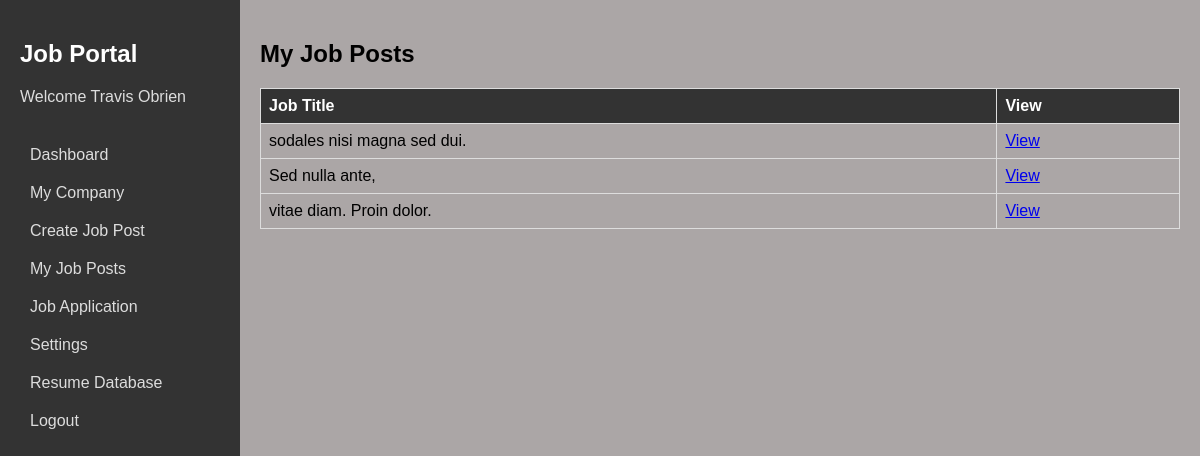
The app's page /company/companypage_myjobpost.php (signed in) with its own data.
### tables this page shows
CREATE TABLE `company` (
  `id_company` int(11) NOT NULL,
  `name` varchar(255) NOT NULL,
  `companyname` varchar(255) NOT NULL,
  `country` varchar(255) NOT NULL,
  `state` varchar(255) NOT NULL,
  `city` varchar(255) NOT NULL,
  `contactno` varchar(255) NOT NULL,
  `website` varchar(255) NOT NULL,
  `email` varchar(255) NOT NULL,
  `password` varchar(255) NOT NULL,
  `aboutme` varchar(255) DEFAULT NULL,
  `logo` varchar(255) NOT NULL,
  `createdAt` timestamp NOT NULL DEFAULT current_timestamp(),
  `active` int(11) NOT NULL DEFAULT 2
);

CREATE TABLE `job_post` (
  `id_jobpost` int(11) NOT NULL,
  `id_company` int(11) NOT NULL,
  `jobtitle` varchar(255) NOT NULL,
  `description` text NOT NULL,
  `minimumsalary` varchar(255) NOT NULL,
  `maximumsalary` varchar(255) NOT NULL,
  `experience` varchar(255) NOT NULL,
  `qualification` varchar(255) NOT NULL,
  `createdat` timestamp NOT NULL DEFAULT current_timestamp()
);

### company/companypage_myjobpost.php (the view, shortened to what this page needs)
<?php
include '../config.php';
$id_company = $_SESSION['id_company'];
$sql = "SELECT * FROM company WHERE id_company = '$id_company'";
$result = $conn->query($sql);
if ($result->num_rows > 0) {
    $companyDetails = $result->fetch_assoc();
}
$jobPostsSql = "SELECT * FROM job_post WHERE id_company = '$id_company'";
$jobPostsResult = $conn->query($jobPostsSql);
?>
<!DOCTYPE html>
<html lang="en">
<head>
</head>
<body>
<nav>
<h1>Job Portal</h1>
    <p>Welcome <?php echo $companyDetails['name']; ?></p>
    <a href="companypage.php">Dashboard</a>
    <a href="companypage_mycompany.php">My Company</a>
    <a href="companypage_createjobpost.php">Create Job Post</a>
    <a href="companypage_myjobpost.php">My Job Posts</a>
    <a href="companypage_jobapplication.php">Job Application</a>
    <a href="companypage_settings.php">Settings</a>
    <a href="companypage_resumedatabase.php">Resume Database</a>
    <a href="companypage_logout.php">Logout</a>
</nav>
<div class="content">
    <div class="job-posts">
        <h2>My Job Posts</h2>
        <table>
            <thead>
                <tr>
                    <th>Job Title</th>
                    <th>View</th>
                </tr>
            </thead>
            <tbody>
                <?php
                while ($row = $jobPostsResult->fetch_assoc()) {
                    echo "<tr>";
                    echo "<td>{$row['jobtitle']}</td>";
                    echo "<td><a href='#'>View</a></td>";
                    echo "</tr>";
                }
                ?>
            </tbody>
        </table>
    </div>
</div>
</body>
</html>

### company/companypage_myjobpost.php (style rules this page uses)
body { font-family: 'Arial', sans-serif; margin: 0; padding: 0; display: flex; background-color: #aba6a6; }
nav { width: 20%; background-color: #333; color: #fff; padding: 20px; box-sizing: border-box; position: fixed; height: 100%; overflow: auto; }
nav h1 { color: #fff; margin-bottom: 20px; }
nav p { color: #ddd; margin-bottom: 30px; }
nav a { display: block; color: #ddd; text-decoration: none; padding: 10px; transition: background-color 0.3s; }
.content { flex: 1; padding: 20px; box-sizing: border-box; margin-left: 20%; }
h1 { color: #333; }
p { color: #555; }
body { margin: 0; font-family: 'Arial', sans-serif; }
.job-posts { margin-top: 20px; }
.job-posts table { width: 100%; border-collapse: collapse; margin-top: 10px; }
.job-posts th, .job-posts td { border: 1px solid #ddd; padding: 8px; text-align: left; }
.job-posts th { background-color: #333; color: #fff; }

### records on screen
company: name "Travis Obrien"
job_post: jobtitle "sodales nisi magna sed dui."
job_post: jobtitle "Sed nulla ante,"
job_post: jobtitle "vitae diam. Proin dolor."
